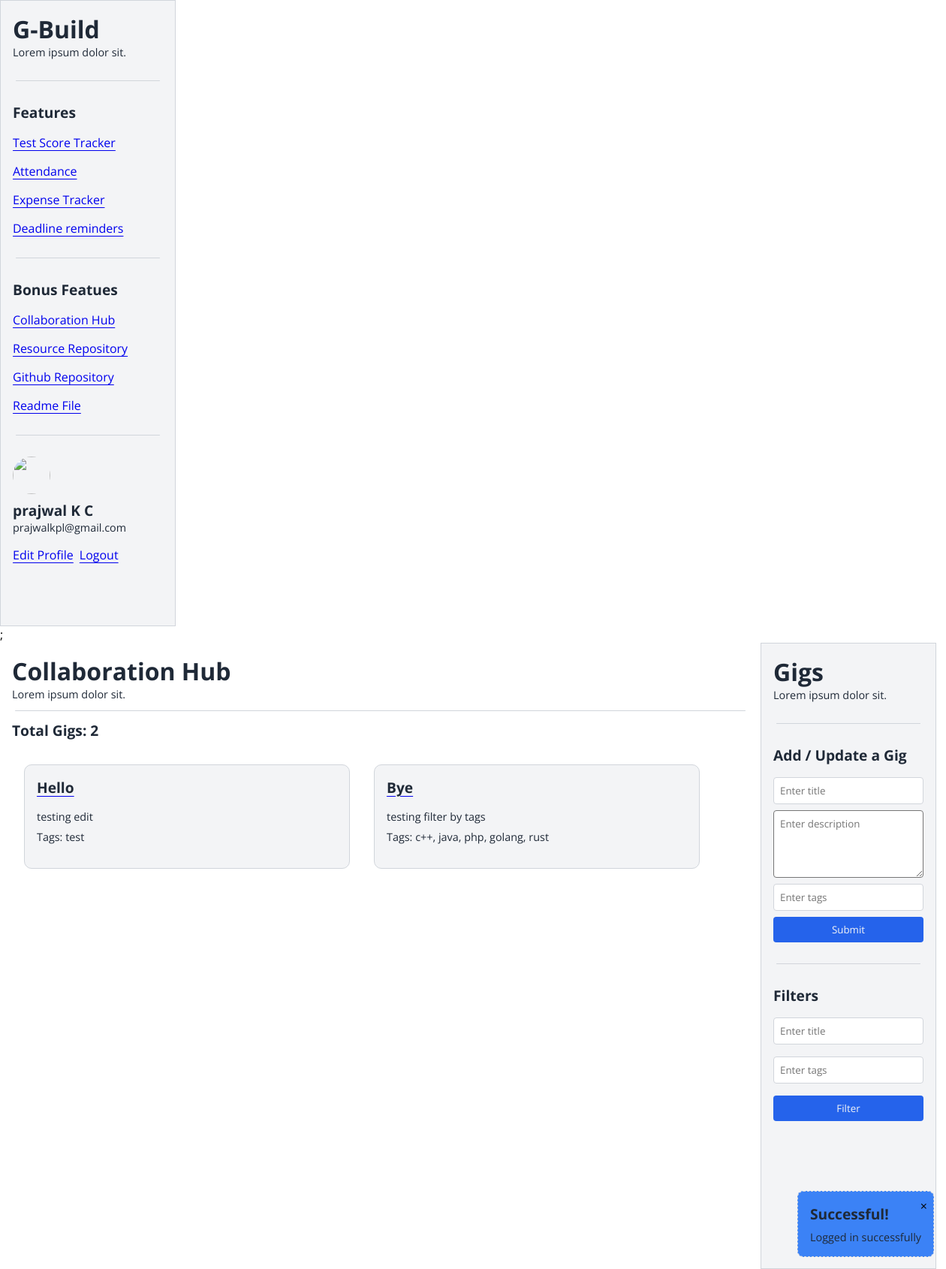
Page /index.php?page=collaboration-hub (signed in) on the committed database.
### tables this page shows
CREATE TABLE `gigs` (
  `id` int(11) NOT NULL,
  `title` varchar(256) DEFAULT 'Not Given',
  `description` text DEFAULT NULL,
  `tags` varchar(256) DEFAULT NULL,
  `updated_at` timestamp NOT NULL DEFAULT current_timestamp() ON UPDATE current_timestamp(),
  `email` varchar(256) DEFAULT NULL,
  `usn` varchar(256) DEFAULT NULL
);

### php/functions.php (called while the page is built, shortened)
<?php
$conn = mysqli_connect(server, host, password, db_name);
function getAllGigs()
{
    global $conn;
    $sql = "SELECT * FROM gigs";
    $result = mysqli_query($conn, $sql);
    $gigs = [];
    if (mysqli_num_rows($result) > 0) {
        while ($row = mysqli_fetch_assoc($result)) {
            $gigs[] = $row;
        }
    }
    return $gigs;
}

### pages/CollaborationHub.php (the view, shortened to what this page needs)
<?php
require_once("./php/functions.php");
if (isset($_SESSION['filteredGigs'])) {
    $data = $_SESSION['filteredGigs'];
    unset($_SESSION['filteredGigs']);
} else {
    $data = getAllGigs();
}
$editGig = isset($_SESSION['editGig']) ? $_SESSION['editGig'] : null;
?>
<section class="dashboard__section">
    <div class="dashboard__section-left">
        <div>
            <h4>Collaboration Hub</h4>
            <p>Lorem ipsum dolor sit.</p>
        </div>
        <div class="separator"></div>
        <div>
            <h5>Total Gigs: <?= count($data) ?></h5>
        </div>
        <div class="flex items-center gap-4">
            <?php foreach ($data as $gig) : ?>
                <div class="card">
                    <a href=<?= "?page=gig&id=" . $gig['id'] ?>>
                        <h5><?= $gig['title'] ?></h5>
                    </a>
                    <p class="mt-4"><?= $gig['description'] ?></p>
                    <p class="mt-2">Tags: <?= $gig['tags'] ?></p>
                </div>
            <?php endforeach; ?>
        </div>
    </div>
    <div>
        <aside style="max-width: 200px; width: 100%; display:flex; flex-direction:column; gap: 1rem; z-index:10; background-color:var(--primary); padding: 1rem; min-height:100vh; margin-right:30px" class="border">
            <div>
                <h4>Gigs </h4>
                <p>Lorem ipsum dolor sit.</p>
            </div>
            <div class="separator"></div>
            <h5>Add / Update a Gig</h5>
            <div style="display: flex; flex-direction:column; gap: 1rem;">
                <form method="post" action="<?php echo $editGig ? './php/actions.php?updateGig=' . $editGig['id'] : './php/actions.php?addGig'; ?>" class="flex flex-col gap-2">
                    <input type="text" name="title" placeholder="Enter title" class="border" required value="<?= $editGig ? $editGig['title'] : ''; ?>">
                    <textarea name="description" id="description" cols="" rows="4" placeholder="Enter description" required><?= $editGig ? $editGig['description'] : ''; ?></textarea>
                    <input type="text" name="tags" placeholder="Enter tags" class="border" required value="<?= $editGig ? $editGig['tags'] : ''; ?>">
                    <button class="primary__btn"><?= $editGig ? 'Update' : 'Submit' ?></button>
                </form>
            </div>
            <div class="separator"></div>
            <h5>Filters</h5>
            <div style="display: flex; flex-direction:column; gap: 1rem;">
                <form action="./php/actions.php?filterGigs" method="post" style="display: flex; flex-direction:column; gap: 1rem;">
                    <input name="title" type="text" placeholder="Enter title" class="border">
                    <input name="tags" type="text" placeholder="Enter tags" class="border">
                    <button class="primary__btn">Filter</button>
                </form>
            </div>
        </aside>
    </div>
</section>

### pages/globals.css (style rules this page uses)
* { padding: 0rem; margin: 0rem; font-family: "Open Sans", sans-serif; }
:root { --primary: #f3f4f6; --border: #d1d5db; --secondary: #1f2937; --accent: #2563eb; --danger: #ef4444; --success: #10b981; --warning: #f59e0b; --info: #3b82f6; }
.flex { display: flex; flex-wrap: wrap; }
.items-center { align-items: center; }
.flex { display: flex; }
.flex-col { flex-direction: column; }
p { font-size: 0.9rem; color: var(--secondary); }
h1, h2, h3, h4, h5, h6 { padding: 0px; margin: 0px; background-color: transparent; }
h4 { font-size: 2rem; color: var(--secondary); }
h5 { font-size: 1.2rem; color: var(--secondary); }
a { text-underline-offset: 0.25rem; }
input, select, textarea { padding: 0.5rem; border-radius: 0.25rem; }
.border { border: 1px solid var(--border); }
.gap-2 { gap: 0.5rem; }
.mt-2 { margin-top: 0.5rem; }
.mt-4 { margin-top: 1rem; }
.primary__btn { background-color: var(--accent); color: var(--primary); padding: 0.5rem 1rem; border: 1px solid var(--border); border-radius: 0.25rem; border: none; cursor: pointer; }
.separator { content: " "; max-width: 100%; height: 1px; border-radius: 10px; color: var(--border); background-color: var(--border); margin: 0.75rem 0.25rem; }
.card { max-width: 400px; width: 100%; margin: 2rem 1rem; padding: 1rem 1rem; border-radius: 10px; background-color: var(--primary); border: 1px solid var(--border); }
.dashboard__section { display: flex; max-width: 1250px; min-width: 1250px; width: 100%; justify-content: space-between; }
.dashboard__section-left { padding: 1rem 1rem; width: 100%; height: 100vh; overflow: auto; }

### rows in the picture
gigs: title "Hello", description "testing edit", tags "test"
gigs: title "Bye", description "testing filter by tags", tags "c++, java, php, golang, rust"

### other values in the picture
$success "Logged in successfully"
$_SESSION['user']['name'] "prajwal K C"
$_SESSION['user']['email'] "prajwalkpl@gmail.com"
count($data) "2"
